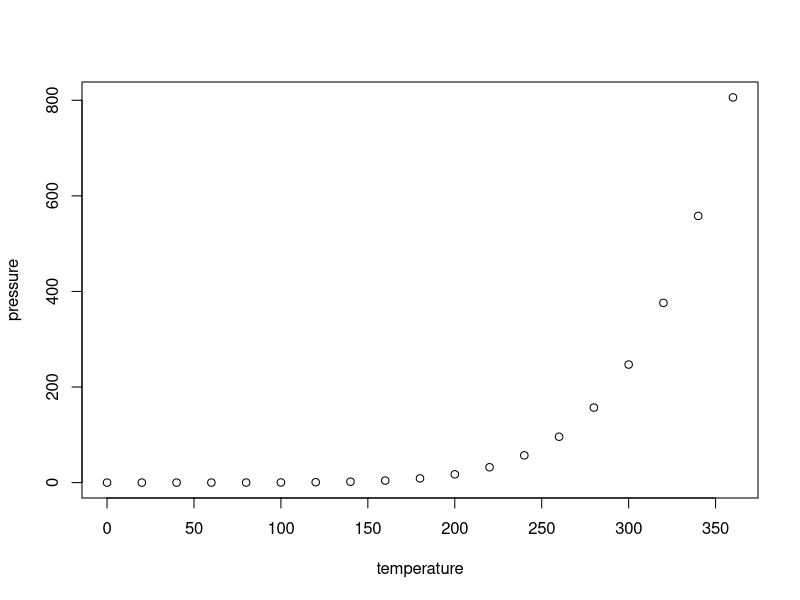
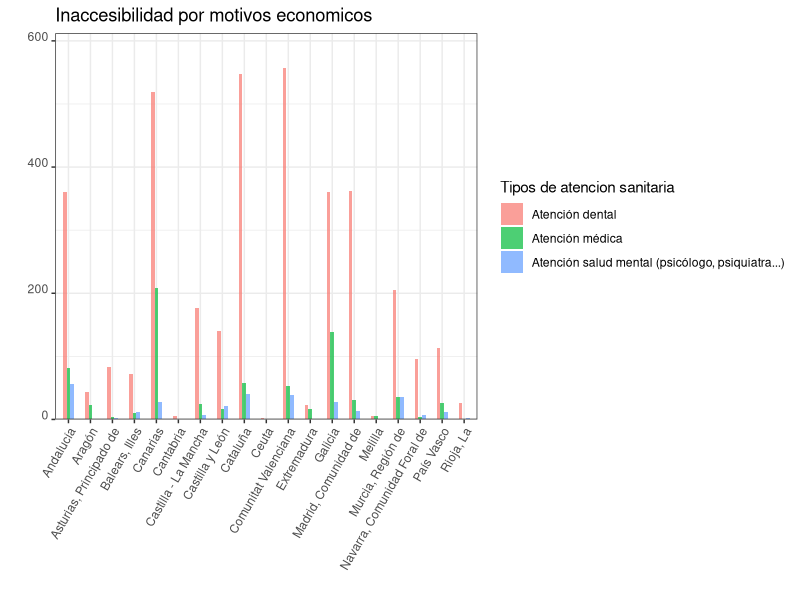
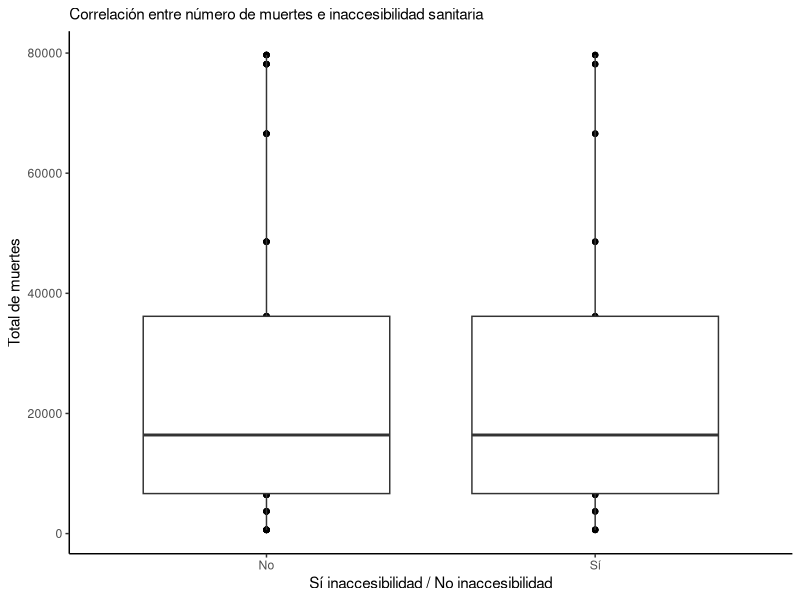

Write R code to recreate these figures, in order. (Note: this script raises an error after producing the figures.)
## ---- chunk 1
knitr::opts_chunk$set(echo = TRUE)
## ---- chunk 2
summary(cars)
## ---- chunk 3
plot(pressure)
## ---- chunk 4
   library(readr)
   Inaccesibilidad_por_motivos_economicos <-
   read_csv2("DATOS/Inaccesibilidad por motivos economicos.csv")
## ---- chunk 5
str(Inaccesibilidad_por_motivos_economicos)
## ---- chunk 6
spec(Inaccesibilidad_por_motivos_economicos)
## ---- chunk 7
summary(Inaccesibilidad_por_motivos_economicos)
## ---- chunk 8
library(tidyverse)
## ---- chunk 9
Inaccesibilidad_m_economicos <-  
  Inaccesibilidad_por_motivos_economicos %>% 
  select(`Comunidad autónoma`, `Sí o no`, Total,`Sexo`,`Tipos atención sanitaria`)

Inaccesibilidad_m_economicos

Datos_filtrados_economicos<-
Inaccesibilidad_m_economicos %>%
  filter(`Comunidad autónoma`!="Total Nacional" & `Sí o no` != "TOTAL" & `Sí o no` != "No" & `Sí o no` != "No necesitó asistencia" & `Sí o no` != "No consta",`Sexo` != "Hombres"&`Sexo` !="Mujeres"& `Tipos atención sanitaria`!="Medicamento recetado")%>%
group_by(`Comunidad autónoma`,`Sexo`,`Tipos atención sanitaria`,`Total`)
  
str(Datos_filtrados_economicos)

## ---- chunk 10
Resultado1 <-
Datos_filtrados_economicos %>% 
  drop_na() %>%
  ggplot(data =.,
       mapping = aes(x =`Comunidad autónoma`, y = Total, fill=factor(`Tipos atención sanitaria`))) +
  geom_bar(stat='identity',position='dodge',width = 0.5, alpha= 0.7)+
  theme_bw()+
  theme(axis.text.x = element_text(angle = 60, vjust = 1, hjust=1))+
  theme(axis.text.y = element_text(angle = 0, vjust = 0, hjust=1))+
  labs(title= "Inaccesibilidad por motivos economicos", x= " ", y= " ",fill="Tipos de atencion sanitaria")+
  scale_y_continuous(expand = expansion(mult = c(0, .1)))
  
Resultado1
## ---- chunk 11
library(tidyverse)
## ---- chunk 12
library(readxl)
Muerte_inaccesibilidad <- read_excel("DATOS/Muerte_inaccesibilidad.xlsx")
## ---- chunk 13
summary(Muerte_inaccesibilidad)
str(Muerte_inaccesibilidad)
## ---- chunk 14
Muerte_inaccesibilidad %>%
  select(`Comunidad autónoma de residencia del fallecido`, Total_muertes = Total)
## ---- chunk 15
library(readxl)
inaccesibilidad_comunidades <- read_excel("DATOS/inaccesibilidad_comunidades.xlsx")
## ---- chunk 16
summary(inaccesibilidad_comunidades)
str(inaccesibilidad_comunidades)
## ---- chunk 17
inaccesibilidad_comunidades %>%
  select(`Comunidad autónoma`, `Sí o no`, Total)
## ---- chunk 18
Correlacion_muerte_inaccesibilidad <-
Muerte_inaccesibilidad %>% 
  select(`Comunidad autónoma de residencia del fallecido`, Total) %>% 
  full_join(x = ., 
            y = inaccesibilidad_comunidades %>% 
              select(`Comunidad autónoma`, `Sí o no`, Total),
            by = c("Comunidad autónoma de residencia del fallecido" = "Comunidad autónoma"))
## ---- chunk 19
Correlacion_muerte_inaccesibilidad
table(Correlacion_muerte_inaccesibilidad$`Sí o no`)
## ---- chunk 20
Resultado_final <- Correlacion_muerte_inaccesibilidad %>% 
  mutate(`Sí o no` = factor(`Sí o no`, labels = c("No", "No", "Sí", "Total"))) %>% 
  filter(`Sí o no` != "Total")
  
## ---- chunk 21
Resultado_final %>% 
  drop_na() %>% 
  ggplot(data = ., mapping = aes(x = `Sí o no` , y = Total.x)) +
  geom_point(na.rm = TRUE) +
  geom_boxplot(na.rm = TRUE)+
  labs(x = "Sí inaccesibilidad / No inaccesibilidad", y = "Total de muertes", 
       subtitle = "Correlación entre número de muertes e inaccesibilidad sanitaria") +
  theme_classic()
## ---- chunk 22
library(readr)
Inaccesibilidad_y_dificultades_de_transporte <- read_csv2("DATOS/Inaccesibilidad y dificultades de transporte.csv")
## ---- chunk 23
str(Inaccesibilidad_y_dificultades_de_transporte)
## ---- chunk 24
spec(Inaccesibilidad_y_dificultades_de_transporte)
## ---- chunk 25
summary(Inaccesibilidad_y_dificultades_de_transporte)
## ---- chunk 26
library(tidyverse)
## ---- chunk 27
Inaccesibilidad_transporte <-  
  Inaccesibilidad_y_dificultades_de_transporte %>% 
  select(`Comunidad autónoma`, `Sí o no`, Total, `Sexo`)
  
Inaccesibilidad_transporte
## ---- chunk 28
Datos_filtrados<-
Inaccesibilidad_transporte %>%
  filter(`Comunidad autónoma`!="Total Nacional" & `Sí o no` != "TOTAL" & `Sí o no` != "No" & `Sí o no` != "No necesitó asistencia" & `Sí o no` != "No consta",`Sexo` != "Hombres"&`Sexo` !="Mujeres")%>%
group_by(`Comunidad autónoma`,`Sexo`)
  
str(Datos_filtrados)
## ---- chunk 29
library(forcats)
## ---- chunk 30
Resultado3 <-
Datos_filtrados %>%
  drop_na() %>%
  ggplot(data = .,
       mapping = aes(x=reorder(`Comunidad autónoma`,-Total), y= Total)) +
  geom_bar(stat='identity',fill =purple)+
  theme_classic()+
  theme(axis.text.x = element_text(angle = 60, vjust = 1, hjust=1))+
  theme(axis.text.y = element_text(angle = 0, vjust = 0, hjust=1))+
  labs(title= "Inaccesibilidad por transporte", x= " ", y= " ")+
  scale_y_continuous(expand = expansion(mult = c(0, .1)))

Resultado3
## ---- chunk 31
Datos_filtrados2<-
Inaccesibilidad_transporte %>%
  filter(`Comunidad autónoma`!="Total Nacional" & `Sí o no` != "TOTAL" & `Sí o no` != "No" & `Sí o no` != "No necesitó asistencia" & `Sí o no` != "No consta",`Sexo` != "Hombres"&`Sexo` !="Mujeres")%>%
group_by(`Comunidad autónoma`,`Sexo`)
  
str(Datos_filtrados2)
